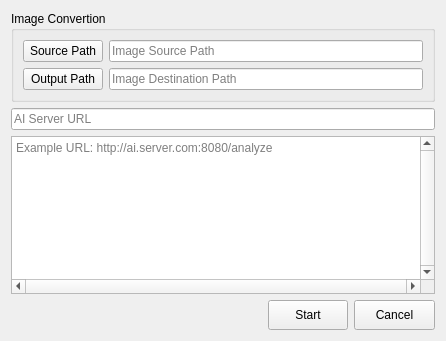
<?xml version="1.0" encoding="UTF-8"?>
<ui version="4.0">
 <class>Form</class>
 <widget class="QWidget" name="Form">
  <property name="geometry">
   <rect>
    <x>0</x>
    <y>0</y>
    <width>446</width>
    <height>341</height>
   </rect>
  </property>
  <property name="windowTitle">
   <string>2.5D Converter</string>
  </property>
  <layout class="QGridLayout" name="gridLayout_2">
   <item row="0" column="0" colspan="3">
    <widget class="QGroupBox" name="groupBox">
     <property name="title">
      <string>Image Convertion</string>
     </property>
     <layout class="QGridLayout" name="gridLayout">
      <item row="0" column="0">
       <widget class="QPushButton" name="SourcePath_Button">
        <property name="text">
         <string>Source Path</string>
        </property>
       </widget>
      </item>
      <item row="0" column="1">
       <widget class="QLineEdit" name="SourcePath_lineEdit">
        <property name="dragEnabled">
         <bool>true</bool>
        </property>
        <property name="readOnly">
         <bool>true</bool>
        </property>
        <property name="placeholderText">
         <string>Image Source Path</string>
        </property>
        <property name="clearButtonEnabled">
         <bool>false</bool>
        </property>
       </widget>
      </item>
      <item row="1" column="0">
       <widget class="QPushButton" name="DestinationPath_Button">
        <property name="text">
         <string>Output Path</string>
        </property>
       </widget>
      </item>
      <item row="1" column="1">
       <widget class="QLineEdit" name="DestinationPath_lineEdit">
        <property name="dragEnabled">
         <bool>true</bool>
        </property>
        <property name="readOnly">
         <bool>true</bool>
        </property>
        <property name="placeholderText">
         <string>Image Destination Path</string>
        </property>
        <property name="clearButtonEnabled">
         <bool>false</bool>
        </property>
       </widget>
      </item>
     </layout>
    </widget>
   </item>
   <item row="1" column="0" colspan="3">
    <widget class="QLineEdit" name="AIServer_lineEdit">
     <property name="placeholderText">
      <string>AI Server URL</string>
     </property>
    </widget>
   </item>
   <item row="2" column="0" colspan="3">
    <widget class="QTextBrowser" name="Status_textBrowser">
     <property name="verticalScrollBarPolicy">
      <enum>Qt::ScrollBarPolicy::ScrollBarAlwaysOn</enum>
     </property>
     <property name="horizontalScrollBarPolicy">
      <enum>Qt::ScrollBarPolicy::ScrollBarAlwaysOn</enum>
     </property>
     <property name="placeholderText">
      <string>Example URL: http://ai.server.com:8080/analyze</string>
     </property>
    </widget>
   </item>
   <item row="3" column="0">
    <spacer name="horizontalSpacer">
     <property name="orientation">
      <enum>Qt::Orientation::Horizontal</enum>
     </property>
     <property name="sizeHint" stdset="0">
      <size>
       <width>251</width>
       <height>20</height>
      </size>
     </property>
    </spacer>
   </item>
   <item row="3" column="1">
    <widget class="QPushButton" name="Start_pushButton">
     <property name="maximumSize">
      <size>
       <width>81</width>
       <height>30</height>
      </size>
     </property>
     <property name="text">
      <string>Start</string>
     </property>
    </widget>
   </item>
   <item row="3" column="2">
    <widget class="QPushButton" name="Cancel_pushButton">
     <property name="minimumSize">
      <size>
       <width>81</width>
       <height>30</height>
      </size>
     </property>
     <property name="maximumSize">
      <size>
       <width>81</width>
       <height>30</height>
      </size>
     </property>
     <property name="text">
      <string>Cancel</string>
     </property>
    </widget>
   </item>
  </layout>
 </widget>
 <resources/>
 <connections/>
</ui>
